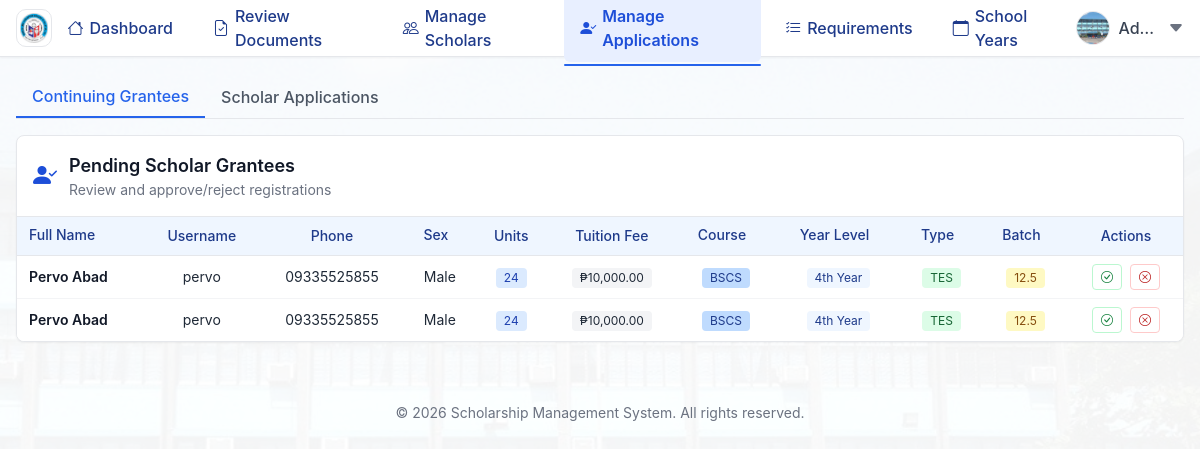
Screenshot of /admin/manage_applications.php (signed in) with the database file from the repository.
### tables this page shows
CREATE TABLE `scholar_applications` (
  `id` int(11) NOT NULL,
  `username` varchar(100) NOT NULL,
  `first_name` varchar(100) NOT NULL,
  `middle_name` varchar(100) DEFAULT NULL,
  `last_name` varchar(100) NOT NULL,
  `extended_name` varchar(120) DEFAULT NULL,
  `email` varchar(255) NOT NULL,
  `phone` varchar(15) NOT NULL,
  `sex` enum('Male','Female','Other') NOT NULL,
  `units` int(11) NOT NULL,
  `tuition_fee` decimal(10,2) NOT NULL,
  `course` varchar(100) NOT NULL,
  `year_level` varchar(50) NOT NULL,
  `scholarship_type` varchar(100) NOT NULL,
  `batch` decimal(5,2) DEFAULT NULL,
  `status` enum('pending','approved','rejected') DEFAULT 'pending',
  `created_at` timestamp NOT NULL DEFAULT current_timestamp()
);

### admin/manage_applications.php (the view, shortened to what this page needs)
<?php
require '../config.php';
$sql = "SELECT * FROM scholar_applications ORDER BY last_name ASC, first_name ASC";
$stmt = $conn->query($sql);
$applications = $stmt ? $stmt->fetchAll(PDO::FETCH_ASSOC) : [];
?>
<!DOCTYPE html>
<html lang="en">
<head>
    <script src="https://cdn.tailwindcss.com"></script>
    <link rel="stylesheet" href="https://cdn.jsdelivr.net/npm/bootstrap-icons@1.11.3/font/bootstrap-icons.min.css">
    <link rel="stylesheet" href="../css/style.css">
</head>
<body class="bg-gray-50 text-gray-800">
    <?php include __DIR__ . '/includes/navbar.php'; ?>
    <main class="max-w-7xl mx-auto py-5 px-4">
        <nav class="flex border-b border-gray-200 mb-4">
            <button class="tab-btn px-4 py-2 text-blue-600 border-b-2 border-blue-600 font-medium" data-tab="scholar">Continuing Grantees</button>
            <button class="tab-btn px-4 py-2 text-gray-600 font-medium" data-tab="tes">Scholar Applications</button>
        </nav>
        <div id="scholar-tab" class="tab-content">
            <section class="bg-white border border-gray-200 rounded-lg shadow-sm overflow-hidden">
                <div class="p-4 border-b flex items-center justify-between gap-4">
                    <div class="flex items-center gap-3">
                        <i class="bi bi-person-check-fill text-2xl text-blue-700"></i>
                        <div>
                            <div class="text-lg font-semibold text-gray-900">Pending Scholar Grantees</div>
                            <div class="text-sm text-gray-500">Review and approve/reject registrations</div>
                        </div>
                    </div>
                </div>
                <div class="overflow-x-auto">
                    <table class="min-w-full divide-y divide-gray-200 text-sm" id="applications-table">
                        <thead class="bg-blue-50 sticky top-0 z-0">
                            <tr>
                                <th class="px-3 py-2 text-left font-medium text-blue-900">Full Name</th>
                                <th class="px-3 py-2 text-center font-medium text-blue-900">Username</th>
                                <th class="px-3 py-2 text-center font-medium text-blue-900">Phone</th>
                                <th class="px-3 py-2 text-center font-medium text-blue-900">Sex</th>
                                <th class="px-3 py-2 text-center font-medium text-blue-900">Units</th>
                                <th class="px-3 py-2 text-center font-medium text-blue-900">Tuition Fee</th>
                                <th class="px-3 py-2 text-center font-medium text-blue-900">Course</th>
                                <th class="px-3 py-2 text-center font-medium text-blue-900">Year Level</th>
                                <th class="px-3 py-2 text-center font-medium text-blue-900">Type</th>
                                <th class="px-3 py-2 text-center font-medium text-blue-900">Batch</th>
                                <th class="px-3 py-2 text-center font-medium text-blue-900">Actions</th>
                            </tr>
                        </thead>
                        <tbody class="bg-white divide-y divide-gray-100" id="applications-table-body">
                            <?php foreach ($applications as $app): ?>
                                <?php $full = trim($app['first_name'] . ' ' . ($app['middle_name'] ? $app['middle_name'] . ' ' : '') . $app['last_name']); ?>
                                <tr class="table-row-hover">
                                    <td class="px-3 py-2 align-middle font-semibold text-gray-900"><?= htmlspecialchars($full) ?></td>
                                    <td class="px-3 py-2 text-center align-middle"><?= htmlspecialchars($app['username']) ?></td>
                                    <td class="px-3 py-2 text-center align-middle"><?= htmlspecialchars($app['phone']) ?></td>
                                    <td class="px-3 py-2 text-center align-middle"><?= htmlspecialchars($app['sex']) ?></td>
                                    <td class="px-3 py-2 text-center align-middle">
                                        <span class="inline-block bg-blue-100 text-blue-800 rounded px-2 py-0.5 text-xs"><?= htmlspecialchars($app['units']) ?></span>
                                    </td>
                                    <td class="px-3 py-2 text-center align-middle">
                                        <span class="inline-block bg-gray-100 text-gray-800 rounded px-2 py-0.5 text-xs">₱<?= number_format($app['tuition_fee'], 2) ?></span>
                                    </td>
                                    <td class="px-3 py-2 text-center align-middle">
                                        <span class="inline-block bg-blue-200 text-blue-900 rounded px-2 py-0.5 text-xs"><?= htmlspecialchars($app['course']) ?></span>
                                    </td>
                                    <td class="px-3 py-2 text-center align-middle">
                                        <span class="inline-block bg-blue-50 text-blue-900 rounded px-2 py-0.5 text-xs"><?= htmlspecialchars($app['year_level']) ?></span>
                                    </td>
                                    <td class="px-3 py-2 text-center align-middle">
                                        <span class="inline-block bg-green-100 text-green-800 rounded px-2 py-0.5 text-xs"><?= htmlspecialchars($app['scholarship_type']) ?></span>
                                    </td>
                                    <td class="px-3 py-2 text-center align-middle">
                                        <span class="inline-block bg-yellow-100 text-yellow-800 rounded px-2 py-0.5 text-xs"><?= htmlspecialchars($app['batch_formatted']) ?></span>
                                    </td>
                                    <td class="px-3 py-2 text-center align-middle row-action">
                                        <div class="flex items-center justify-center gap-2">
                                            <form method="POST" action="actions/approve_application.php" data-action="approve" data-app-id="<?= $app['id'] ?>" class="inline-block m-0 p-0 ajax-action-form">
    <button type="button" class="approve-btn inline-flex items-center justify-center border border-green-200 text-green-700 hover:bg-green-50 rounded px-2 py-1 text-xs" title="Approve">
        <i class="bi bi-check-circle"></i>
    </button>
</form>
                                            <form method="POST" action="actions/reject_application.php" data-action="reject" data-app-id="<?= $app['id'] ?>" class="inline-block m-0 p-0 ajax-action-form">
                                                <button type="button" class="reject-btn inline-flex items-center justify-center border border-red-200 text-red-700 hover:bg-red-50 rounded px-2 py-1 text-xs" title="Reject">
                                                    <i class="bi bi-x-circle"></i>
                                                </button>
                                            </form>
                                        </div>
                                    </td>
                                </tr>
                            <?php endforeach; ?>
                        </tbody>
                    </table>
                </div>
            </section>
        </div>
    </main>
    <?php include __DIR__ . '/includes/footer.php'; ?>
</body>
</html>

### css/style.css (style rules this page uses)
:root { --primary-color: #0d47a1; --secondary-color: #1976d2; --accent-color: #e3f2fd; --text-color: #1a237e; --danger-color: #dc2626; --danger-hover: #b91c1c; --card-bg: #ffffff; --transition-speed: 0.25s; --shadow-sm: 0 1px 3px rgba(0,0,0,0.08); --shadow-md: 0 4px 6px rgba(0,0,0,0.1); --shadow-lg: 0 10px 15px rgba(0,0,0,0.15); }
body { font-family: 'Inter', 'Segoe UI', sans-serif; background: linear-gradient(rgba(255,255,255,0.95), rgba(255,255,255,0.95)), url('pictures/iccbackground.png') no-repeat center center fixed; background-size: cover; color: var(--text-color); margin: 0; padding-top: 56px; line-height: 1.6; }

### rows the page displays
scholar_applications: full "Pervo Abad", username "pervo", phone "09335525855", sex "Male", units "24", tuition_fee "10,000.00", course "BSCS", year_level "4th Year", scholarship_type "TES", batch_formatted "12.5"
